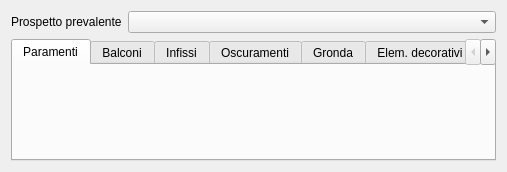
<?xml version="1.0" encoding="UTF-8"?>
<ui version="4.0">
 <class>Form</class>
 <widget class="QWidget" name="Form">
  <property name="geometry">
   <rect>
    <x>0</x>
    <y>0</y>
    <width>507</width>
    <height>172</height>
   </rect>
  </property>
  <property name="windowTitle">
   <string>Form</string>
  </property>
  <layout class="QGridLayout" name="gridLayout">
   <item row="0" column="0">
    <widget class="QLabel" name="label_7">
     <property name="text">
      <string>Prospetto prevalente</string>
     </property>
    </widget>
   </item>
   <item row="0" column="1">
    <widget class="QComboBox" name="ZZ_PROSPETTO_PREVALENTEID">
     <property name="sizePolicy">
      <sizepolicy hsizetype="Expanding" vsizetype="Fixed">
       <horstretch>0</horstretch>
       <verstretch>0</verstretch>
      </sizepolicy>
     </property>
     <property name="sizeAdjustPolicy">
      <enum>QComboBox::AdjustToMinimumContentsLength</enum>
     </property>
    </widget>
   </item>
   <item row="1" column="0" colspan="2">
    <widget class="QTabWidget" name="tabWidget">
     <property name="currentIndex">
      <number>0</number>
     </property>
     <widget class="WdgCaratteristicheArchitettonicheParamenti" name="PARAMENTIID">
      <attribute name="title">
       <string>Paramenti</string>
      </attribute>
     </widget>
     <widget class="WdgCaratteristicheArchitettonicheBalconi" name="BALCONIID">
      <attribute name="title">
       <string>Balconi</string>
      </attribute>
     </widget>
     <widget class="WdgCaratteristicheArchitettonicheInfissi" name="INFISSIID">
      <attribute name="title">
       <string>Infissi</string>
      </attribute>
     </widget>
     <widget class="WdgCaratteristicheArchitettonicheOscuramenti" name="OSCURAMENTIID">
      <attribute name="title">
       <string>Oscuramenti</string>
      </attribute>
     </widget>
     <widget class="WdgCaratteristicheArchitettonicheGronda" name="GRONDAID">
      <attribute name="title">
       <string>Gronda</string>
      </attribute>
     </widget>
     <widget class="WdgCaratteristicheArchitettonicheElemDecorativi" name="ELEMENTI_DECORATIVIID">
      <attribute name="title">
       <string>Elem. decorativi</string>
      </attribute>
     </widget>
     <widget class="WdgCaratteristicheArchitettonicheSuperfetazioni" name="SUPERFETAZIONI_INCONGRUENZEID">
      <attribute name="title">
       <string>Superfetazioni ed incongruenze</string>
      </attribute>
     </widget>
    </widget>
   </item>
  </layout>
 </widget>
 <customwidgets>
  <customwidget>
   <class>WdgCaratteristicheArchitettonicheInfissi</class>
   <extends>QWidget</extends>
   <header>..WdgCaratteristicheArchitettonicheInfissi</header>
   <container>1</container>
  </customwidget>
  <customwidget>
   <class>WdgCaratteristicheArchitettonicheParamenti</class>
   <extends>QWidget</extends>
   <header>..WdgCaratteristicheArchitettonicheParamenti</header>
   <container>1</container>
  </customwidget>
  <customwidget>
   <class>WdgCaratteristicheArchitettonicheBalconi</class>
   <extends>QWidget</extends>
   <header>..WdgCaratteristicheArchitettonicheBalconi</header>
   <container>1</container>
  </customwidget>
  <customwidget>
   <class>WdgCaratteristicheArchitettonicheOscuramenti</class>
   <extends>QWidget</extends>
   <header>..WdgCaratteristicheArchitettonicheOscuramenti</header>
   <container>1</container>
  </customwidget>
  <customwidget>
   <class>WdgCaratteristicheArchitettonicheGronda</class>
   <extends>QWidget</extends>
   <header>..WdgCaratteristicheArchitettonicheGronda</header>
   <container>1</container>
  </customwidget>
  <customwidget>
   <class>WdgCaratteristicheArchitettonicheElemDecorativi</class>
   <extends>QWidget</extends>
   <header>..WdgCaratteristicheArchitettonicheElemDecorativi</header>
   <container>1</container>
  </customwidget>
  <customwidget>
   <class>WdgCaratteristicheArchitettonicheSuperfetazioni</class>
   <extends>QWidget</extends>
   <header>..WdgCaratteristicheArchitettonicheSuperfetazioni</header>
   <container>1</container>
  </customwidget>
 </customwidgets>
 <resources/>
 <connections/>
</ui>
